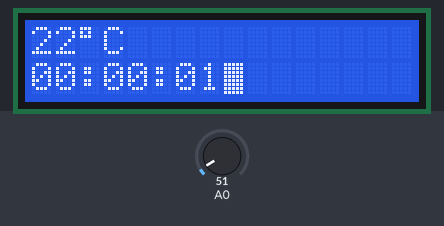
The sketch below on a simulated Arduino Uno, built with avr-gcc and run on an emulated ATmega328P. On the bench: 16×2 character LCD. The inputs (shaded band) are chosen by the test bench; at power-on: A0 = 51.

Above: at 3.2 s.
3.3 s: A0 set to 26
At 4.8 s:
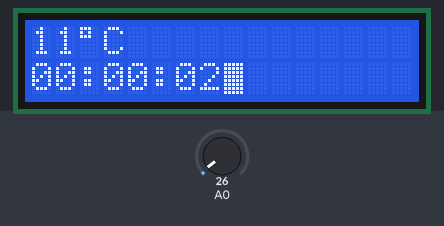
6.5 s: A0 set to 20
At 7.8 s:
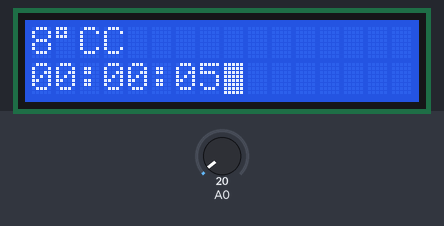
10.5 s: A0 set to 15
At 11.5 s:
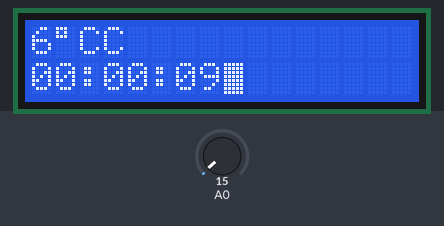
Timing chart, 0 to 13.5 s (numbered marks = the images above; inputs shaded):
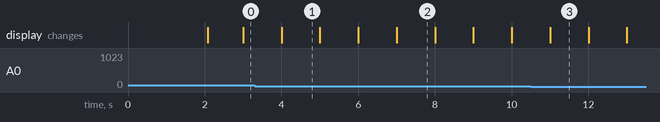

Measured:
- the behaviour switches between 23 and 22 on A0 (found by bisection; images 1 and 2)
- after the input at 6.5 s, the display: changes after 0.50 s (image 2)
- what the display in image 1 shows lasts 1.0 s, from 4.0 s to 5.0 s

The sketch:

Pratica_13_Temperatura_no_LCD.ino
```cpp
// Curso de Introdução a Sistemas Embarcados com Arduino
// Prof. Felipe N. Martins
// www.nossosrobos.blogspot.com
//
// Prática 13 - Temperatura no LCD
// Objetivo: Medir temperatura e mostrar seu valor no LCD.
// Mostrar a contagem de tempo na segunda linha do LCD.
//
// Hardware adicionado:
// Sensor de temperatura LM35 no pino A0
// LCD (Liquid Cristal Display) baseado no CI HD 44780.
// 2 linhas, 16 colunas.
// Conexão do LCD:
// pino RS do LCD ao pino 12 do Arduino
// pino Enable do LCD ao 11 do Arduino
// pino D4 do LCD ao 5 do Arduino
// pino D5 do LCD ao 4 do Arduino
// pino D6 do LCD ao 3 do Arduino
// pino D7 do LCD ao 2 do Arduino
// pino R/W do LCD ao GND
// Trimpot de 10K: extremidades a +5V e GND. Cursor ao pino VO do LCD (pino 3)


#include <LiquidCrystal.h>
// inicializa bib. informando os pinos conectados:
LiquidCrystal lcd(12, 11, 5, 4, 3, 2);

int temp;
char grau = 223;  // simbolo de grau no LCD
int hora=0, minuto=0, segundo=0;
int hora_dez, hora_un, minuto_dez, minuto_un;

void setup() {
  lcd.begin(16, 2); // inicializa o LCD
  lcd.setCursor(0, 0);
  lcd.print(" Intro Sistemas"); // mostra mensagem
  lcd.setCursor(0, 1);
  lcd.print("   Embarcados"); // mostra mensagem
  lcd.blink();
  delay(2000);
  lcd.clear();
  lcd.home();
}

void loop() {
  // coloca cursor na coluna 0, linha 0:
  lcd.setCursor(0, 0);
  temp = analogRead(A0)*0.44;
  lcd.print(temp);
  lcd.print(grau);
  lcd.print("C");

  // coloca cursor na coluna 0, linha 0:
  lcd.setCursor(0, 1);
  // mostra hora no LCD
  if (hora < 10)    // se hora < 10, inclui caractere "0"
    lcd.print('0');
  lcd.print(hora);
  lcd.print(":");
  if (minuto < 10)  // se minuto < 10, inclui caractere "0"
    lcd.print('0');
  lcd.print(minuto);
  lcd.print(":");
  if (segundo < 10)  // se segundo < 10, inclui caractere "0"
    lcd.print('0');
  lcd.print(segundo);

  // Contagem da hora:
  segundo++;         // incrementa segundo
  if (segundo > 59){ // se segundo > 59,
    minuto++;        // incrementa minuto e zera segundo
    segundo = 0;
  }
  if (minuto > 59){  // se minuto > 59,
    hora++;          // incrementa hora e zera minuto
    minuto = 0;
  }
  while (millis()%1000 !=0);  // fica em loop ate proximo segundo
}
```
